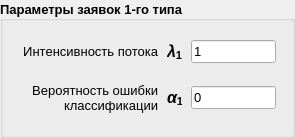
         <widget class="QGroupBox" name="groupBox_6">
          <property name="minimumSize">
           <size>
            <width>295</width>
            <height>138</height>
           </size>
          </property>
          <property name="maximumSize">
           <size>
            <width>295</width>
            <height>138</height>
           </size>
          </property>
          <property name="font">
           <font>
            <pointsize>10</pointsize>
            <bold>true</bold>
           </font>
          </property>
          <property name="layoutDirection">
           <enum>Qt::LeftToRight</enum>
          </property>
          <property name="title">
           <string>Параметры заявок 1-го типа</string>
          </property>
          <property name="alignment">
           <set>Qt::AlignLeading|Qt::AlignLeft|Qt::AlignVCenter</set>
          </property>
          <layout class="QVBoxLayout" name="verticalLayout_2">
           <item>
            <layout class="QHBoxLayout" name="horizontalLayout_8">
             <item>
              <widget class="QLabel" name="label_36">
               <property name="sizePolicy">
                <sizepolicy hsizetype="Fixed" vsizetype="Preferred">
                 <horstretch>0</horstretch>
                 <verstretch>0</verstretch>
                </sizepolicy>
               </property>
               <property name="minimumSize">
                <size>
                 <width>141</width>
                 <height>31</height>
                </size>
               </property>
               <property name="maximumSize">
                <size>
                 <width>141</width>
                 <height>31</height>
                </size>
               </property>
               <property name="font">
                <font>
                 <pointsize>10</pointsize>
                 <bold>false</bold>
                </font>
               </property>
               <property name="text">
                <string>Интенсивность потока</string>
               </property>
               <property name="alignment">
                <set>Qt::AlignRight|Qt::AlignTrailing|Qt::AlignVCenter</set>
               </property>
              </widget>
             </item>
             <item>
              <layout class="QHBoxLayout" name="horizontalLayout_21">
               <item>
                <widget class="QLabel" name="lambda1">
                 <property name="sizePolicy">
                  <sizepolicy hsizetype="Fixed" vsizetype="Preferred">
                   <horstretch>0</horstretch>
                   <verstretch>0</verstretch>
                  </sizepolicy>
                 </property>
                 <property name="minimumSize">
                  <size>
                   <width>18</width>
                   <height>25</height>
                  </size>
                 </property>
                 <property name="maximumSize">
                  <size>
                   <width>18</width>
                   <height>25</height>
                  </size>
                 </property>
                 <property name="font">
                  <font>
                   <pointsize>12</pointsize>
                   <bold>true</bold>
                  </font>
                 </property>
                 <property name="text">
                  <string>&lt;html&gt;&lt;head/&gt;&lt;body&gt;&lt;p&gt;&lt;span style=&quot; font-style:italic;&quot;&gt;λ&lt;/span&gt;&lt;span style=&quot; vertical-align:sub;&quot;&gt;1&lt;/span&gt;&lt;/p&gt;&lt;/body&gt;&lt;/html&gt;</string>
                 </property>
                 <property name="alignment">
                  <set>Qt::AlignRight|Qt::AlignTrailing|Qt::AlignVCenter</set>
                 </property>
                 <property name="margin">
                  <number>0</number>
                 </property>
                 <property name="indent">
                  <number>3</number>
                 </property>
                </widget>
               </item>
               <item>
                <widget class="QLineEdit" name="lambda1_input">
                 <property name="enabled">
                  <bool>true</bool>
                 </property>
                 <property name="sizePolicy">
                  <sizepolicy hsizetype="Fixed" vsizetype="Fixed">
                   <horstretch>0</horstretch>
                   <verstretch>0</verstretch>
                  </sizepolicy>
                 </property>
                 <property name="minimumSize">
                  <size>
                   <width>85</width>
                   <height>20</height>
                  </size>
                 </property>
                 <property name="maximumSize">
                  <size>
                   <width>85</width>
                   <height>16777215</height>
                  </size>
                 </property>
                 <property name="font">
                  <font>
                   <pointsize>10</pointsize>
                   <bold>false</bold>
                  </font>
                 </property>
                 <property name="text">
                  <string>1</string>
                 </property>
                </widget>
               </item>
              </layout>
             </item>
            </layout>
           </item>
           <item>
            <layout class="QHBoxLayout" name="horizontalLayout_9">
             <item>
              <widget class="QLabel" name="label_38">
               <property name="sizePolicy">
                <sizepolicy hsizetype="Fixed" vsizetype="Preferred">
                 <horstretch>0</horstretch>
                 <verstretch>0</verstretch>
                </sizepolicy>
               </property>
               <property name="minimumSize">
                <size>
                 <width>141</width>
                 <height>41</height>
                </size>
               </property>
               <property name="maximumSize">
                <size>
                 <width>141</width>
                 <height>41</height>
                </size>
               </property>
               <property name="font">
                <font>
                 <pointsize>10</pointsize>
                 <bold>false</bold>
                </font>
               </property>
               <property name="frameShape">
                <enum>QFrame::NoFrame</enum>
               </property>
               <property name="frameShadow">
                <enum>QFrame::Plain</enum>
               </property>
               <property name="text">
                <string>Вероятность ошибки классификации</string>
               </property>
               <property name="textFormat">
                <enum>Qt::AutoText</enum>
               </property>
               <property name="alignment">
                <set>Qt::AlignRight|Qt::AlignTrailing|Qt::AlignVCenter</set>
               </property>
               <property name="wordWrap">
                <bool>true</bool>
               </property>
              </widget>
             </item>
             <item>
              <layout class="QHBoxLayout" name="horizontalLayout_22">
               <item>
                <widget class="QLabel" name="alpha1">
                 <property name="sizePolicy">
                  <sizepolicy hsizetype="Fixed" vsizetype="Preferred">
                   <horstretch>0</horstretch>
                   <verstretch>0</verstretch>
                  </sizepolicy>
                 </property>
                 <property name="minimumSize">
                  <size>
                   <width>18</width>
                   <height>25</height>
                  </size>
                 </property>
                 <property name="maximumSize">
                  <size>
                   <width>18</width>
                   <height>25</height>
                  </size>
                 </property>
                 <property name="font">
                  <font>
                   <pointsize>12</pointsize>
                   <bold>true</bold>
                  </font>
                 </property>
                 <property name="text">
                  <string>&lt;html&gt;&lt;head/&gt;&lt;body&gt;&lt;p&gt;&lt;span style=&quot; font-family:'sans-serif'; font-style:italic; color:#000000;&quot;&gt;α&lt;/span&gt;&lt;span style=&quot; vertical-align:sub;&quot;&gt;1&lt;/span&gt;&lt;/p&gt;&lt;/body&gt;&lt;/html&gt;</string>
                 </property>
                 <property name="alignment">
                  <set>Qt::AlignRight|Qt::AlignTrailing|Qt::AlignVCenter</set>
                 </property>
                 <property name="margin">
                  <number>0</number>
                 </property>
                 <property name="indent">
                  <number>3</number>
                 </property>
                </widget>
               </item>
               <item>
                <widget class="QLineEdit" name="alpha1_input">
                 <property name="sizePolicy">
                  <sizepolicy hsizetype="Fixed" vsizetype="Fixed">
                   <horstretch>0</horstretch>
                   <verstretch>0</verstretch>
                  </sizepolicy>
                 </property>
                 <property name="minimumSize">
                  <size>
                   <width>85</width>
                   <height>23</height>
                  </size>
                 </property>
                 <property name="maximumSize">
                  <size>
                   <width>85</width>
                   <height>23</height>
                  </size>
                 </property>
                 <property name="font">
                  <font>
                   <pointsize>10</pointsize>
                   <bold>false</bold>
                  </font>
                 </property>
                 <property name="text">
                  <string>0</string>
                 </property>
                </widget>
               </item>
              </layout>
             </item>
            </layout>
           </item>
          </layout>
         </widget>
